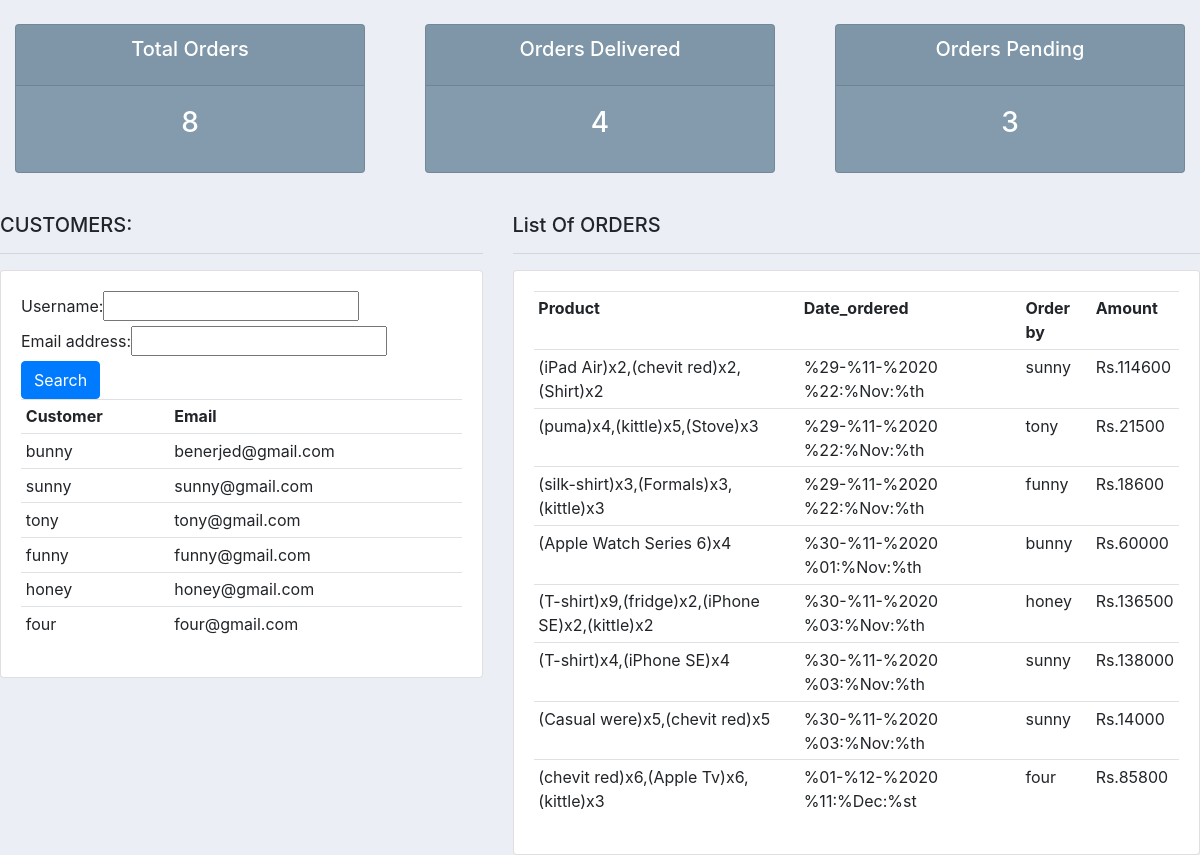
The page /dashboard/ (signed in) on the database its author committed.
### shop/models.py (models this page shows, shortened)
class Ordercheckout(models.Model):
    order_id = models.AutoField(primary_key=True)
    user = models.OneToOneField(
        User, null=True, blank=True, on_delete=models.CASCADE)
    username = models.CharField(max_length=50, default="")
    items_json = models.CharField(max_length=50000)
    amount = models.IntegerField(default=0)
    name = models.CharField(max_length=90)
    email = models.CharField(max_length=111, default="")
    phone = models.CharField(max_length=111, default="")
    address = models.CharField(max_length=111)
    city = models.CharField(max_length=111)
    state = models.CharField(max_length=111)
    zip_code = models.CharField(max_length=20)
    date_created = models.DateTimeField(auto_now_add=True, null=True)

### shop/views.py (the view)
# urls.py: path("dashboard/", views.dashboard, name="dashboard"),
def dashboard(request):
    order_status = Order.objects.all()
    order_count = order_status.count()
    order_delivered_count = order_status.filter(status="Delivered").count()
    order_pending_count = order_status.filter(status="Pending").count()
    order_delivered = order_status.filter(status="Delivered")
    details = Ordercheckout.objects.all()
    users = User.objects.values('username', 'email')
    prods = Ordercheckout.objects.values("items_json", "date_created",)
    user = Order.objects.values('ordercheckout__username')
    myFilter = OrderFilter(request.GET, queryset=users)
    myFilter1 = OrderFilter(request.GET, queryset=details)
    users = myFilter.qs
    details = myFilter1.qs
    context = {'myFilter': myFilter, 'users': users, 'details': details, 'order_count': order_count, 'order_delivered_count':
               order_delivered_count, 'order_pending_count': order_pending_count}
    return render(request, 'dashboard/dashboard.html', context)

### shop/templates/dashboard/dashboard.html (shortened to what this page needs)
<!DOCTYPE html>
<html>
<head>
	<link rel="stylesheet" href="https://stackpath.bootstrapcdn.com/bootstrap/4.3.1/css/bootstrap.min.css">
</head>
<body>
	 {% if request.user.is_staff%}
	{% include 'dashboard/status.html' %}
	{% include 'dashboard/content.html' %}
	{% else %}
	<h5>Your are not Authorized to view this site</h5>
	{% endif %}
</body>
</html>

### shop/templates/dashboard/content.html
<br>
<div class="row">
	<div class="col-md-5">
		<h5>CUSTOMERS:</h5>
		<hr>
		<div class="card card-body">
            <form method="get">
				{{myFilter.form}}
		    <button class="btn btn-primary" type="submit">Search</button>
		    </form>
            <table class="table table-sm">
				<tr>
					<th>Customer</th>
					<th>Email</th>
				</tr>
                {% for detail in users %}
					<tr>
						<td>{{detail.username}}</td>
						<td>{{detail.email}}</td>
					</tr>
                    {% endfor %}
			</table>
		</div>
	</div>
	<div class="col-md-7">
		<h5>List Of ORDERS</h5>
		<hr>
		<div class="card card-body">
			<table class="table table-sm">
				<tr>
					<th>Product</th>
					<th>Date_ordered</th>
					<th>Order by</th>
					<th>Amount</th>
                </tr>
                {% for detail in details %}
					<tr>
						<td>{{detail.items_json}}</td>
						<td>{{detail.date_created}}</td>
						<td>{{detail.username}}</td>
						<td>Rs.{{detail.amount}}</td>
                    </tr>
                    {% endfor %}
			</table>
		</div>
	</div>
</div>

### shop/templates/dashboard/dashboard.html (style rules this page uses)
body { background-color: #ebeff5; }

### rows shown on the page
Ordercheckout: username "tony", email "tony@gmail.com", items_json "(puma)x4,(kittle)x5,(Stove)x3", date_created "%29-%11-%2020 %22:%Nov:%th", amount "21500"
Ordercheckout: username "funny", email "funny@gmail.com", items_json "(silk-shirt)x3,(Formals)x3,(kittle)x3", date_created "%29-%11-%2020 %22:%Nov:%th", amount "18600"
Ordercheckout: username "honey", email "honey@gmail.com", items_json "(T-shirt)x9,(fridge)x2,(iPhone SE)x2,(kittle)x2", date_created "%30-%11-%2020 %03:%Nov:%th", amount "136500"
Ordercheckout: items_json "(iPad Air)x2,(chevit red)x2,(Shirt)x2", date_created "%29-%11-%2020 %22:%Nov:%th", username "sunny", amount "114600"
Ordercheckout: items_json "(Apple Watch Series 6)x4", date_created "%30-%11-%2020 %01:%Nov:%th", username "bunny", amount "60000"
Ordercheckout: items_json "(T-shirt)x4,(iPhone SE)x4", date_created "%30-%11-%2020 %03:%Nov:%th", username "sunny", amount "138000"
Ordercheckout: items_json "(Casual were)x5,(chevit red)x5", date_created "%30-%11-%2020 %03:%Nov:%th", username "sunny", amount "14000"
Ordercheckout: items_json "(chevit red)x6,(Apple Tv)x6,(kittle)x3", date_created "%01-%12-%2020 %11:%Dec:%st", username "four", amount "85800"

### other values the page prints
{{ order_count }} "8"
{{ order_delivered_count }} "4"
{{ order_pending_count }} "3"
{{ detail.username }} "bunny" "sunny" "four"
{{ detail.email }} "benerjed@gmail.com" "sunny@gmail.com" "four@gmail.com"
